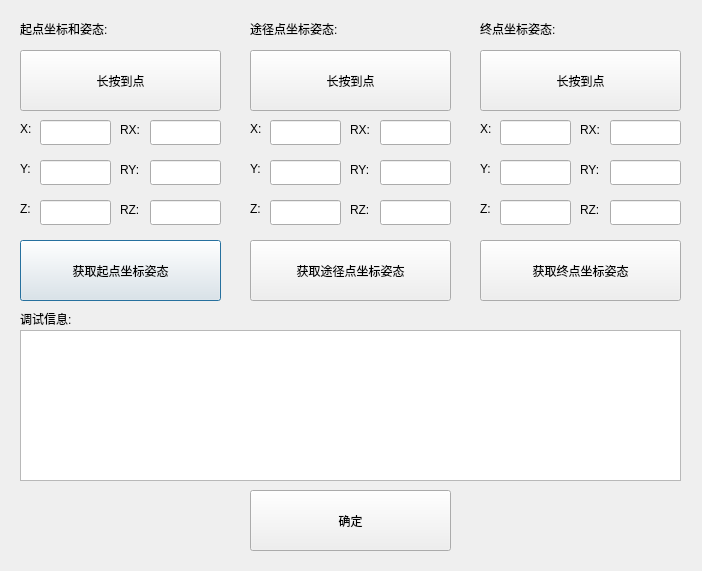
<?xml version="1.0" encoding="UTF-8"?>
<ui version="4.0">
 <class>setmovecDlg</class>
 <widget class="QDialog" name="setmovecDlg">
  <property name="geometry">
   <rect>
    <x>0</x>
    <y>0</y>
    <width>702</width>
    <height>571</height>
   </rect>
  </property>
  <property name="windowTitle">
   <string>Dialog</string>
  </property>
  <widget class="QLabel" name="label_23">
   <property name="geometry">
    <rect>
     <x>480</x>
     <y>20</y>
     <width>111</width>
     <height>17</height>
    </rect>
   </property>
   <property name="text">
    <string>终点坐标姿态:</string>
   </property>
  </widget>
  <widget class="QLineEdit" name="lineEdit_edY">
   <property name="geometry">
    <rect>
     <x>500</x>
     <y>160</y>
     <width>71</width>
     <height>25</height>
    </rect>
   </property>
  </widget>
  <widget class="QLabel" name="label_18">
   <property name="geometry">
    <rect>
     <x>480</x>
     <y>160</y>
     <width>16</width>
     <height>17</height>
    </rect>
   </property>
   <property name="text">
    <string>Y:</string>
   </property>
  </widget>
  <widget class="QLineEdit" name="lineEdit_edRY">
   <property name="geometry">
    <rect>
     <x>610</x>
     <y>160</y>
     <width>71</width>
     <height>25</height>
    </rect>
   </property>
  </widget>
  <widget class="QLabel" name="label_25">
   <property name="geometry">
    <rect>
     <x>350</x>
     <y>200</y>
     <width>31</width>
     <height>20</height>
    </rect>
   </property>
   <property name="text">
    <string>RZ:</string>
   </property>
  </widget>
  <widget class="QLabel" name="label_27">
   <property name="geometry">
    <rect>
     <x>250</x>
     <y>200</y>
     <width>16</width>
     <height>17</height>
    </rect>
   </property>
   <property name="text">
    <string>Z:</string>
   </property>
  </widget>
  <widget class="QLineEdit" name="lineEdit_edZ">
   <property name="geometry">
    <rect>
     <x>500</x>
     <y>200</y>
     <width>71</width>
     <height>25</height>
    </rect>
   </property>
  </widget>
  <widget class="QLineEdit" name="lineEdit_stRZ">
   <property name="geometry">
    <rect>
     <x>150</x>
     <y>200</y>
     <width>71</width>
     <height>25</height>
    </rect>
   </property>
  </widget>
  <widget class="QLabel" name="label_24">
   <property name="geometry">
    <rect>
     <x>250</x>
     <y>160</y>
     <width>16</width>
     <height>17</height>
    </rect>
   </property>
   <property name="text">
    <string>Y:</string>
   </property>
  </widget>
  <widget class="QLabel" name="label_29">
   <property name="geometry">
    <rect>
     <x>350</x>
     <y>160</y>
     <width>31</width>
     <height>20</height>
    </rect>
   </property>
   <property name="text">
    <string>RY:</string>
   </property>
  </widget>
  <widget class="QLineEdit" name="lineEdit_centerRY">
   <property name="geometry">
    <rect>
     <x>380</x>
     <y>160</y>
     <width>71</width>
     <height>25</height>
    </rect>
   </property>
  </widget>
  <widget class="QLabel" name="label_2">
   <property name="geometry">
    <rect>
     <x>20</x>
     <y>120</y>
     <width>16</width>
     <height>17</height>
    </rect>
   </property>
   <property name="text">
    <string>X:</string>
   </property>
  </widget>
  <widget class="QLabel" name="label_4">
   <property name="geometry">
    <rect>
     <x>20</x>
     <y>200</y>
     <width>16</width>
     <height>17</height>
    </rect>
   </property>
   <property name="text">
    <string>Z:</string>
   </property>
  </widget>
  <widget class="QLineEdit" name="lineEdit_stZ">
   <property name="geometry">
    <rect>
     <x>40</x>
     <y>200</y>
     <width>71</width>
     <height>25</height>
    </rect>
   </property>
  </widget>
  <widget class="QLabel" name="label_6">
   <property name="geometry">
    <rect>
     <x>120</x>
     <y>160</y>
     <width>31</width>
     <height>20</height>
    </rect>
   </property>
   <property name="text">
    <string>RY:</string>
   </property>
  </widget>
  <widget class="QLabel" name="label_7">
   <property name="geometry">
    <rect>
     <x>120</x>
     <y>200</y>
     <width>31</width>
     <height>20</height>
    </rect>
   </property>
   <property name="text">
    <string>RZ:</string>
   </property>
  </widget>
  <widget class="QLabel" name="label_16">
   <property name="geometry">
    <rect>
     <x>480</x>
     <y>120</y>
     <width>16</width>
     <height>17</height>
    </rect>
   </property>
   <property name="text">
    <string>X:</string>
   </property>
  </widget>
  <widget class="QLineEdit" name="lineEdit_stX">
   <property name="geometry">
    <rect>
     <x>40</x>
     <y>120</y>
     <width>71</width>
     <height>25</height>
    </rect>
   </property>
   <property name="inputMethodHints">
    <set>Qt::ImhNone</set>
   </property>
  </widget>
  <widget class="QLineEdit" name="lineEdit_centerRZ">
   <property name="geometry">
    <rect>
     <x>380</x>
     <y>200</y>
     <width>71</width>
     <height>25</height>
    </rect>
   </property>
  </widget>
  <widget class="QLabel" name="label_5">
   <property name="geometry">
    <rect>
     <x>120</x>
     <y>120</y>
     <width>31</width>
     <height>20</height>
    </rect>
   </property>
   <property name="text">
    <string>RX:</string>
   </property>
  </widget>
  <widget class="QLineEdit" name="lineEdit_edRX">
   <property name="geometry">
    <rect>
     <x>610</x>
     <y>120</y>
     <width>71</width>
     <height>25</height>
    </rect>
   </property>
  </widget>
  <widget class="QLineEdit" name="lineEdit_centerX">
   <property name="geometry">
    <rect>
     <x>270</x>
     <y>120</y>
     <width>71</width>
     <height>25</height>
    </rect>
   </property>
  </widget>
  <widget class="QLineEdit" name="lineEdit_centerZ">
   <property name="geometry">
    <rect>
     <x>270</x>
     <y>200</y>
     <width>71</width>
     <height>25</height>
    </rect>
   </property>
  </widget>
  <widget class="QLineEdit" name="lineEdit_stRX">
   <property name="geometry">
    <rect>
     <x>150</x>
     <y>120</y>
     <width>71</width>
     <height>25</height>
    </rect>
   </property>
  </widget>
  <widget class="QLineEdit" name="lineEdit_edX">
   <property name="geometry">
    <rect>
     <x>500</x>
     <y>120</y>
     <width>71</width>
     <height>25</height>
    </rect>
   </property>
  </widget>
  <widget class="QPushButton" name="pushButton_get_stpos">
   <property name="geometry">
    <rect>
     <x>20</x>
     <y>240</y>
     <width>201</width>
     <height>61</height>
    </rect>
   </property>
   <property name="text">
    <string>获取起点坐标姿态</string>
   </property>
  </widget>
  <widget class="QLineEdit" name="lineEdit_stY">
   <property name="geometry">
    <rect>
     <x>40</x>
     <y>160</y>
     <width>71</width>
     <height>25</height>
    </rect>
   </property>
  </widget>
  <widget class="QLabel" name="label">
   <property name="geometry">
    <rect>
     <x>20</x>
     <y>20</y>
     <width>111</width>
     <height>17</height>
    </rect>
   </property>
   <property name="text">
    <string>起点坐标和姿态:</string>
   </property>
  </widget>
  <widget class="QLabel" name="label_22">
   <property name="geometry">
    <rect>
     <x>480</x>
     <y>200</y>
     <width>16</width>
     <height>17</height>
    </rect>
   </property>
   <property name="text">
    <string>Z:</string>
   </property>
  </widget>
  <widget class="QLabel" name="label_17">
   <property name="geometry">
    <rect>
     <x>580</x>
     <y>120</y>
     <width>31</width>
     <height>20</height>
    </rect>
   </property>
   <property name="text">
    <string>RX:</string>
   </property>
  </widget>
  <widget class="QLabel" name="label_28">
   <property name="geometry">
    <rect>
     <x>350</x>
     <y>120</y>
     <width>31</width>
     <height>20</height>
    </rect>
   </property>
   <property name="text">
    <string>RX:</string>
   </property>
  </widget>
  <widget class="QLabel" name="label_21">
   <property name="geometry">
    <rect>
     <x>580</x>
     <y>160</y>
     <width>31</width>
     <height>20</height>
    </rect>
   </property>
   <property name="text">
    <string>RY:</string>
   </property>
  </widget>
  <widget class="QLabel" name="label_20">
   <property name="geometry">
    <rect>
     <x>250</x>
     <y>20</y>
     <width>121</width>
     <height>17</height>
    </rect>
   </property>
   <property name="text">
    <string>途径点坐标姿态:</string>
   </property>
  </widget>
  <widget class="QLabel" name="label_26">
   <property name="geometry">
    <rect>
     <x>250</x>
     <y>120</y>
     <width>16</width>
     <height>17</height>
    </rect>
   </property>
   <property name="text">
    <string>X:</string>
   </property>
  </widget>
  <widget class="QLabel" name="label_3">
   <property name="geometry">
    <rect>
     <x>20</x>
     <y>160</y>
     <width>16</width>
     <height>17</height>
    </rect>
   </property>
   <property name="text">
    <string>Y:</string>
   </property>
  </widget>
  <widget class="QLabel" name="label_19">
   <property name="geometry">
    <rect>
     <x>580</x>
     <y>200</y>
     <width>31</width>
     <height>20</height>
    </rect>
   </property>
   <property name="text">
    <string>RZ:</string>
   </property>
  </widget>
  <widget class="QLineEdit" name="lineEdit_edRZ">
   <property name="geometry">
    <rect>
     <x>610</x>
     <y>200</y>
     <width>71</width>
     <height>25</height>
    </rect>
   </property>
  </widget>
  <widget class="QLineEdit" name="lineEdit_centerY">
   <property name="geometry">
    <rect>
     <x>270</x>
     <y>160</y>
     <width>71</width>
     <height>25</height>
    </rect>
   </property>
  </widget>
  <widget class="QPushButton" name="pushButton_get_centerpos">
   <property name="geometry">
    <rect>
     <x>250</x>
     <y>240</y>
     <width>201</width>
     <height>61</height>
    </rect>
   </property>
   <property name="text">
    <string>获取途径点坐标姿态</string>
   </property>
  </widget>
  <widget class="QPushButton" name="pushButton_get_edpos">
   <property name="geometry">
    <rect>
     <x>480</x>
     <y>240</y>
     <width>201</width>
     <height>61</height>
    </rect>
   </property>
   <property name="text">
    <string>获取终点坐标姿态</string>
   </property>
  </widget>
  <widget class="QLineEdit" name="lineEdit_centerRX">
   <property name="geometry">
    <rect>
     <x>380</x>
     <y>120</y>
     <width>71</width>
     <height>25</height>
    </rect>
   </property>
  </widget>
  <widget class="QLineEdit" name="lineEdit_stRY">
   <property name="geometry">
    <rect>
     <x>150</x>
     <y>160</y>
     <width>71</width>
     <height>25</height>
    </rect>
   </property>
  </widget>
  <widget class="QTextBrowser" name="record">
   <property name="geometry">
    <rect>
     <x>20</x>
     <y>330</y>
     <width>661</width>
     <height>151</height>
    </rect>
   </property>
  </widget>
  <widget class="QLabel" name="label_8">
   <property name="geometry">
    <rect>
     <x>20</x>
     <y>310</y>
     <width>91</width>
     <height>17</height>
    </rect>
   </property>
   <property name="text">
    <string>调试信息:</string>
   </property>
  </widget>
  <widget class="QPushButton" name="pushButton_OK">
   <property name="geometry">
    <rect>
     <x>250</x>
     <y>490</y>
     <width>201</width>
     <height>61</height>
    </rect>
   </property>
   <property name="text">
    <string>确定</string>
   </property>
  </widget>
  <widget class="QPushButton" name="arriveBtn_st">
   <property name="geometry">
    <rect>
     <x>20</x>
     <y>50</y>
     <width>201</width>
     <height>61</height>
    </rect>
   </property>
   <property name="text">
    <string>长按到点</string>
   </property>
  </widget>
  <widget class="QPushButton" name="arriveBtn_center">
   <property name="geometry">
    <rect>
     <x>250</x>
     <y>50</y>
     <width>201</width>
     <height>61</height>
    </rect>
   </property>
   <property name="text">
    <string>长按到点</string>
   </property>
  </widget>
  <widget class="QPushButton" name="arriveBtn_ed">
   <property name="geometry">
    <rect>
     <x>480</x>
     <y>50</y>
     <width>201</width>
     <height>61</height>
    </rect>
   </property>
   <property name="text">
    <string>长按到点</string>
   </property>
  </widget>
 </widget>
 <resources/>
 <connections/>
</ui>
